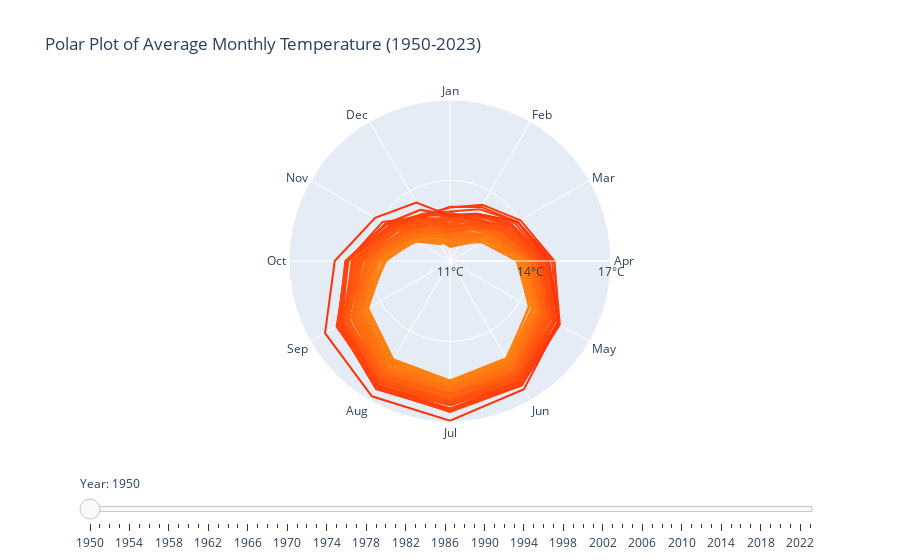

This figure's notebook cell:
### Code cell
# Ensure data is sorted by year and month
world_data = world_data.sort_values(by=['Year', 'Month'])

# Prepare the data for plotting
years = sorted(world_data['Year'].unique())
temperatures = world_data['Average monthly temperature']
norm = Normalize(vmin=11, vmax=17)  # Normalize temperature range for 11°C to 17°C

# Prepare traces
traces = []
month_labels = ['Jan', 'Feb', 'Mar', 'Apr', 'May', 'Jun', 'Jul', 'Aug', 'Sep', 'Oct', 'Nov', 'Dec']

for i, year in enumerate(years):
    year_data = world_data[world_data['Year'] == year]
    r = year_data['Average monthly temperature'].values.clip(11, 17)  # Clip temperatures to range 11°C to 17°C
    theta = np.linspace(0, 2 * np.pi, 12, endpoint=False)  # Map months to angles
    theta_labels = month_labels  # Use month labels for angular positions

    # Map temperature values to colors using the orange-to-red gradient
    year_color = yellow_to_red(norm(r.mean()))  # Average color for the year

    # Add trace for the year (including the connection to the next year)
    traces.append(go.Scatterpolar(
        r=np.append(r, r[0]),  # Connect December to January
        theta=np.append(theta_labels, ['Jan']),  # Add January for closure
        mode='lines',
        hoverinfo='skip',
        line=dict(color=f'rgba({year_color[0] * 255}, {year_color[1] * 255}, {year_color[2] * 255}, 1)', width=2),
        showlegend=False  # Remove individual legend entries
    ))

# Add a slider to select the year range
steps = []
for i, year in enumerate(years):
    step = dict(
        method="update",
        args=[
            {"visible": [j <= i for j in range(len(traces))]},  # Show traces up to the selected year
            {"title": f"Polar Plot of Average Monthly Temperature (1950 Up to {year})"}
        ],
        label=str(year)
    )
    steps.append(step)

sliders = [dict(
    active=0,
    currentvalue={"prefix": "Year: "},
    pad={"t": 50},
    steps=steps
)]

# Create the layout
layout = go.Layout(
    title='Polar Plot of Average Monthly Temperature (1950-2023)',
    polar=dict(
        radialaxis=dict(
            range=[11, 17], 
            ticksuffix='°C',  # Append °C to tick labels
            tickvals=[11, 14, 17],  # Use 11, 14, and 17 directly as ticks
            ticktext=['11°C', '14°C', '17°C'],  # Simplify the tick labels
            showticklabels=True
        ),
        angularaxis=dict(
            direction='clockwise',
            tickmode='array',
            tickvals=list(range(12)),
            ticktext=month_labels  # Use month labels
        )
    ),
    sliders=sliders,
    dragmode=False,
    showlegend=False  # Remove the legend
)

# Set the first year trace as visible by default
if traces:
    traces[0]['visible'] = True

fig = go.Figure(data=traces, layout=layout)
fig.show()
